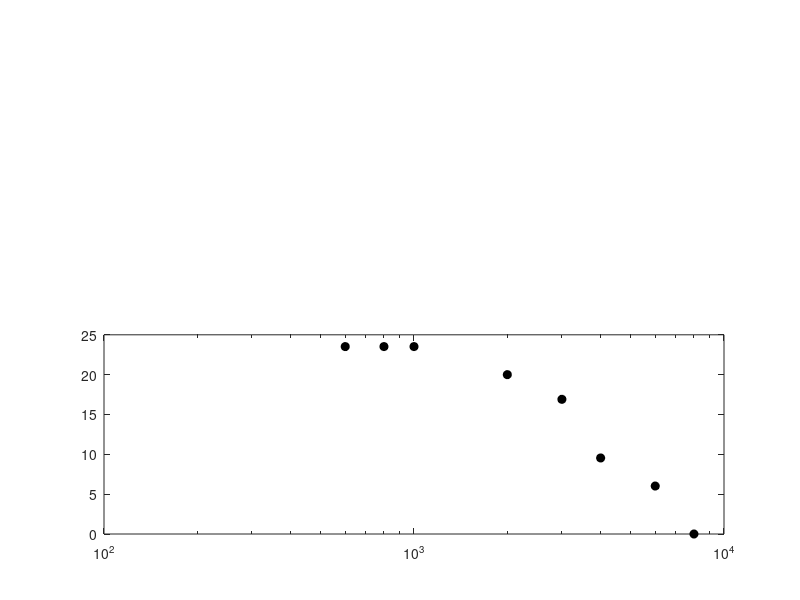

This chart was generated by the following MATLAB code: (Note: this script raises an error after producing the figure.)
function testOME(paramsName, paramChanges)
% testOME compute the external resonance and 
%  stapes response at a number of frequencies
% It compares the stapes displacement against human in vivo data
%  collected by Huber et al.2001.
% paramsName: name of file in parameterStore containing model parameters
% paramchanges: string array of changes to parameters. 
%    this can be omitted or {} is acceptable argument
% 
% testOME('Normal',{})

savePath=path;
addpath (['..' filesep 'utilities'],['..' filesep 'MAP'])

% default arguments
if nargin<2
    paramChanges=[];
end
if nargin<1
    paramsName='Normal';
end

sampleRate=50000;

dt=1/sampleRate;
leveldBSPL=80; 		% dB SPL as used by Huber (may trigger AR)
amp=10^(leveldBSPL/20)*28e-6;
duration=.05;
time=dt: dt: duration;

%% Comparison data (human)
% These data are taken directly from Huber 2001 (Fig. 4)
HuberFrequencies=[600	  800	 1000	 2000	 3000	4000 6000 8000];
HuberDisplacementAt80dBSPL=[1.5E-9	1.5E-09	1.5E-09	1.0E-09	7.0E-10	...
    3.0E-10	2.0E-10	1.0E-10]; % m;
% HuberVelocityAt80dBSPL= 2*pi*HuberFrequencies.*HuberDisplacementAt80dBSPL;

figure(2), clf, subplot(2,1,2)
set(2,'position',[5   349   268   327])
semilogx(HuberFrequencies, 20*log10(HuberDisplacementAt80dBSPL/1e-10),...
    'ko', 'MarkerFaceColor','k', 'Marker','o', 'markerSize',6)
hold on

%% Generate test stimulus .................................................................

% independent test using discrete frequencies
peakResponses=[];
peakTMpressure=[];
frequencies=[200 400 HuberFrequencies 10000];
for toneFrequency=frequencies
    inputSignal=amp*sin(2*pi*toneFrequency*time);

    showPlotsAndDetails=0;
    AN_spikesOrProbability='probability';
    
    % switch off AR & MOC (Huber's patients were deaf)
    idx=length(paramChanges);
    paramChanges{idx+1}='OMEParams.rateToAttenuationFactorProb=0;';
    paramChanges{idx+2}='DRNLParams.rateToAttenuationFactorProb = 0;';

    global OMEoutput  OMEextEarPressure TMoutput ARattenuation
    % BF is irrelevant
    MAP1_14(inputSignal, sampleRate, -1, ...
        paramsName, AN_spikesOrProbability, paramChanges);

    peakDisplacement=max(OMEoutput(floor(end/2):end));
    peakResponses=[peakResponses peakDisplacement];

    peakTMpressure=[peakTMpressure max(OMEextEarPressure)];
end

%% Report
disp('frequency displacement(m)')
% disp(num2str([frequencies' peakResponses']))
fprintf('%6.0f \t%10.3e\n',[frequencies' peakResponses']')

% stapes peak displacement
figure(2), subplot(2,1,2), hold on
semilogx(frequencies, 20*log10(peakResponses/1e-10), 'r', 'linewidth',4)
set(gca,'xScale','log')
% ylim([1e-11 1e-8])
xlim([100 10000]), ylim([0 30])
grid on
title(['stapes at ' num2str(leveldBSPL)])
ylabel('disp: dB re 1e-10m')
xlabel('stimulus frequency (Hz)')
legend({'Huber et al','model'},'location','southWest')
set(gcf,'name','OME')

% external ear resonance
figure(2), subplot(2,1,1),hold off
semilogx(frequencies, 20*log10(peakTMpressure/28e-6)-leveldBSPL,...
    'k', 'linewidth',2)
xlim([100 10000]) %, ylim([-10 30])
grid on
title(['External ear resonances' ])
ylabel('dB')
xlabel('frequency')
set(gcf,'name','OME: external resonances')
% ---------------------------------------------------------- display parameters
disp(['parameter file was: ' paramsName])
fprintf('\n')

path(savePath);
